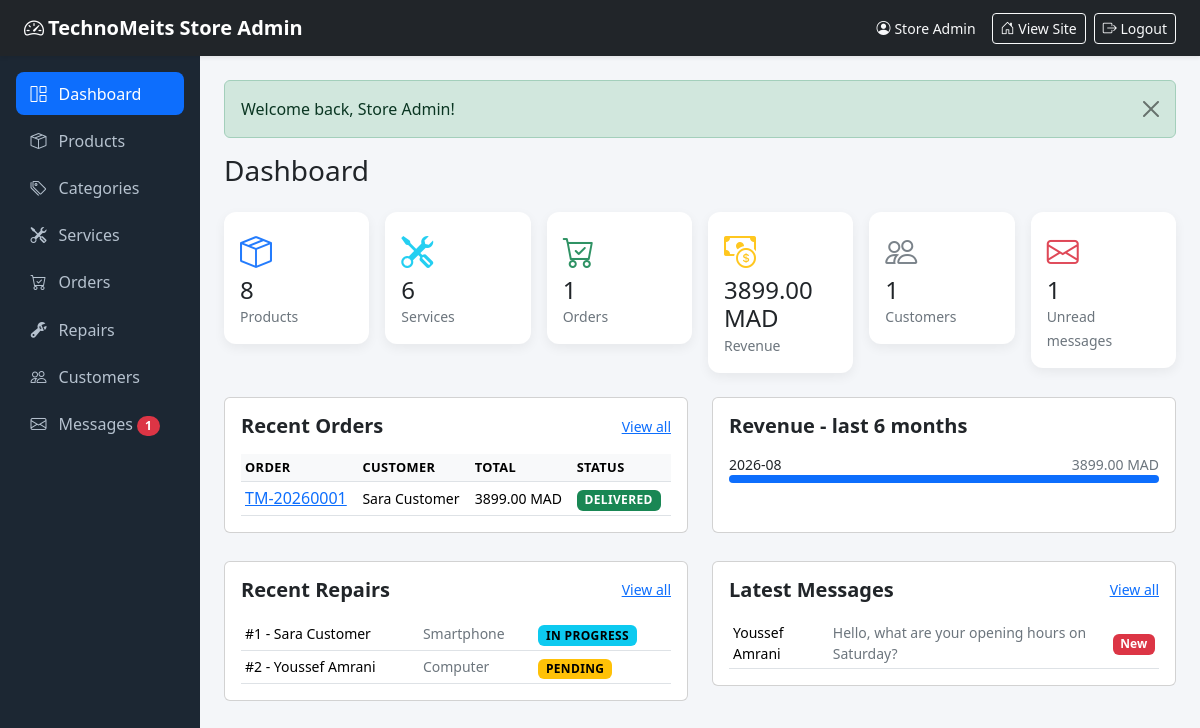
Screenshot of /public/admin (signed in) with the database file from the repository.
### tables this page shows
CREATE TABLE orders (
    id               INT UNSIGNED AUTO_INCREMENT PRIMARY KEY,
    order_number     VARCHAR(20) NOT NULL UNIQUE,
    user_id          INT UNSIGNED DEFAULT NULL,
    customer_name    VARCHAR(100) NOT NULL,
    customer_email   VARCHAR(150) NOT NULL,
    customer_phone   VARCHAR(20)  NOT NULL,
    shipping_address VARCHAR(255) DEFAULT NULL,
    payment_method   ENUM('pay_in_store', 'cash_on_delivery') NOT NULL DEFAULT 'pay_in_store',
    status           ENUM('pending', 'confirmed', 'shipped', 'delivered', 'cancelled') NOT NULL DEFAULT 'pending',
    total            DECIMAL(10, 2) NOT NULL DEFAULT 0.00,
    notes            TEXT,
    created_at       TIMESTAMP NOT NULL DEFAULT CURRENT_TIMESTAMP,
    INDEX idx_orders_user (user_id),
    INDEX idx_orders_status (status),
    CONSTRAINT fk_orders_user
        FOREIGN KEY (user_id) REFERENCES users (id) ON DELETE SET NULL
);

CREATE TABLE repair_requests (
    id                INT UNSIGNED AUTO_INCREMENT PRIMARY KEY,
    user_id           INT UNSIGNED DEFAULT NULL,
    customer_name     VARCHAR(100) NOT NULL,
    customer_email    VARCHAR(150) NOT NULL,
    customer_phone    VARCHAR(20)  NOT NULL,
    device_type       VARCHAR(50)  NOT NULL,
    brand_model       VARCHAR(100) DEFAULT NULL,
    issue_description TEXT NOT NULL,
    status            ENUM('pending', 'in_progress', 'repaired', 'collected', 'cancelled') NOT NULL DEFAULT 'pending',
    created_at        TIMESTAMP NOT NULL DEFAULT CURRENT_TIMESTAMP,
    updated_at        TIMESTAMP NOT NULL DEFAULT CURRENT_TIMESTAMP ON UPDATE CURRENT_TIMESTAMP,
    INDEX idx_repairs_status (status),
    CONSTRAINT fk_repairs_user
        FOREIGN KEY (user_id) REFERENCES users (id) ON DELETE SET NULL
);

CREATE TABLE contact_messages (
    id         INT UNSIGNED AUTO_INCREMENT PRIMARY KEY,
    name       VARCHAR(100) NOT NULL,
    email      VARCHAR(150) NOT NULL,
    phone      VARCHAR(20)  DEFAULT NULL,
    subject    VARCHAR(150) DEFAULT NULL,
    message    TEXT NOT NULL,
    is_read    TINYINT(1) NOT NULL DEFAULT 0,
    created_at TIMESTAMP NOT NULL DEFAULT CURRENT_TIMESTAMP,
    INDEX idx_messages_read (is_read)
);

### app/controllers/admin/DashboardController.php (called while the page is built, shortened)
<?php
class DashboardController extends Controller
{
    public function index()
    {
        $orderModel = new Order();
        $this->adminView('admin/dashboard', [
            'title'       => 'Dashboard',
            'adminActive' => 'dashboard',
            'stats'       => [
                'products'    => (new Product())->count(),
                'services'    => (new Service())->count(),
                'orders'      => $orderModel->count(),
                'revenue'     => $orderModel->totalRevenue(),
                'customers'   => count((new User())->customers()),
                'repairs'     => (new RepairRequest())->count(),
                'unread'      => (new ContactMessage())->unreadCount(),
                'pending'     => ($orderModel->countByStatus()['pending'] ?? 0) + ($orderModel->countByStatus()['confirmed'] ?? 0),
            ],
            'recentOrders'   => $orderModel->recent(6),
            'recentRepairs'  => (new RepairRequest())->recent(6),
            'recentMessages' => (new ContactMessage())->recent(6),
            'revenueByMonth' => $orderModel->revenueByMonth(6),
        ]);
    }
}

### app/core/App.php (called while the page is built, shortened)
<?php
class App
{
    protected $controller;
    protected $method = 'index';
    public function __construct()
    {
        $url = $this->parseUrl();
        if (!empty($url) && strtolower($url[0]) === 'admin') {
            array_shift($url);
            $this->resolveAdmin($url);
        } else {
            $this->resolvePublic($url);
        }
        $this->params = array_values($url);
        call_user_func_array([$this->controller, $this->method], $this->params);
    }
    private function resolveAdmin(&$url)
    {
        $controllerName = !empty($url[0]) ? ucfirst(strtolower($url[0])) . 'Controller' : 'DashboardController';
        $class          = 'App\\Controllers\\Admin\\' . $controllerName;
        array_shift($url);
        $this->controller = class_exists($class) ? new $class() : new ErrorController();
        $this->method     = !empty($url[0]) ? strtolower(array_shift($url)) : 'index';
    }
    private function parseUrl()
    {
        if (isset($_GET['url'])) {
            $url = rtrim($_GET['url'], '/');
            $url = filter_var($url, FILTER_SANITIZE_URL);
            return explode('/', $url);
        }
        return [];
    }
}

### public/index.php (called while the page is built, shortened)
<?php
require_once APP_PATH . '/core/helpers.php';
new App();

### app/core/Database.php (called while the page is built, shortened)
<?php
class Database
{
    private $pdo;
    private function __construct()
    {
        $dsn = 'mysql:host=' . DB_HOST . ';port=' . DB_PORT . ';dbname=' . DB_NAME . ';charset=utf8mb4';
        try {
            $this->pdo = new PDO($dsn, DB_USER, DB_PASS, [
                PDO::ATTR_ERRMODE            => PDO::ERRMODE_EXCEPTION,
                PDO::ATTR_DEFAULT_FETCH_MODE => PDO::FETCH_ASSOC,
                PDO::ATTR_EMULATE_PREPARES   => false,
                PDO::ATTR_TIMEOUT            => 5,
            ]);
        } catch (PDOException $e) {
            http_response_code(500);
            die('Database connection failed: ' . htmlspecialchars($e->getMessage(), ENT_QUOTES, 'UTF-8'));
        }
    }
    public function run($sql, $params = [])
    {
        $stmt = $this->pdo->prepare($sql);
        $stmt->execute($params);
        return $stmt;
    }
    public function fetchAll($sql, $params = [])
    {
        return $this->run($sql, $params)->fetchAll();
    }
}

### app/models/Order.php (called while the page is built, shortened)
<?php
class Order extends Model
{
    public function recent($limit = 10)
    {
        return $this->db->fetchAll(
            "SELECT * FROM orders ORDER BY created_at DESC LIMIT {$limit}"
        );
    }
    public function revenueByMonth($limit = 6)
    {
        return $this->db->fetchAll(
            "SELECT DATE_FORMAT(created_at, '%Y-%m') AS month,
                    SUM(total) AS revenue,
                    COUNT(*) AS orders
             FROM orders
             WHERE status <> 'cancelled'
             GROUP BY month
             ORDER BY month DESC
             LIMIT {$limit}"
        );
    }
}

### app/models/RepairRequest.php (called while the page is built, shortened)
<?php
class RepairRequest extends Model
{
    public function recent($limit = 10)
    {
        return $this->db->fetchAll(
            "SELECT * FROM repair_requests ORDER BY created_at DESC LIMIT {$limit}"
        );
    }
}

### app/models/ContactMessage.php (called while the page is built, shortened)
<?php
class ContactMessage extends Model
{
    public function recent($limit = 10)
    {
        return $this->db->fetchAll(
            "SELECT * FROM contact_messages ORDER BY created_at DESC LIMIT {$limit}"
        );
    }
}

### app/views/admin/dashboard.php (the view, shortened to what this page needs)
<h1 class="h3 mb-4">Dashboard</h1>
<div class="row g-3 mb-4">
    <div class="col-6 col-md-4 col-xl-2">
        <div class="card stat-card">
            <div class="card-body">
                <i class="bi bi-box-seam stat-icon text-primary"></i>
                <div class="h4 mb-0"><?= (int) $stats['products'] ?></div>
                <span class="text-secondary small">Products</span>
            </div>
        </div>
    </div>
    <div class="col-6 col-md-4 col-xl-2">
        <div class="card stat-card">
            <div class="card-body">
                <i class="bi bi-tools stat-icon text-info"></i>
                <div class="h4 mb-0"><?= (int) $stats['services'] ?></div>
                <span class="text-secondary small">Services</span>
            </div>
        </div>
    </div>
    <div class="col-6 col-md-4 col-xl-2">
        <div class="card stat-card">
            <div class="card-body">
                <i class="bi bi-cart-check stat-icon text-success"></i>
                <div class="h4 mb-0"><?= (int) $stats['orders'] ?></div>
                <span class="text-secondary small">Orders</span>
            </div>
        </div>
    </div>
    <div class="col-6 col-md-4 col-xl-2">
        <div class="card stat-card">
            <div class="card-body">
                <i class="bi bi-cash-coin stat-icon text-warning"></i>
                <div class="h4 mb-0"><?= money($stats['revenue']) ?></div>
                <span class="text-secondary small">Revenue</span>
            </div>
        </div>
    </div>
    <div class="col-6 col-md-4 col-xl-2">
        <div class="card stat-card">
            <div class="card-body">
                <i class="bi bi-people stat-icon text-secondary"></i>
                <div class="h4 mb-0"><?= (int) $stats['customers'] ?></div>
                <span class="text-secondary small">Customers</span>
            </div>
        </div>
    </div>
    <div class="col-6 col-md-4 col-xl-2">
        <div class="card stat-card">
            <div class="card-body">
                <i class="bi bi-envelope stat-icon text-danger"></i>
                <div class="h4 mb-0"><?= (int) $stats['unread'] ?></div>
                <span class="text-secondary small">Unread messages</span>
            </div>
        </div>
    </div>
</div>
<div class="row g-4">
    <div class="col-lg-6">
        <div class="card p-3 h-100">
            <div class="d-flex justify-content-between align-items-center mb-3">
                <h5 class="mb-0 fw-bold">Recent Orders</h5>
                <a href="<?= url('admin/orders') ?>" class="small">View all</a>
            </div>
            <div class="table-responsive">
                <table class="table table-sm align-middle mb-0">
                    <thead>
                        <tr>
                            <th>Order</th>
                            <th>Customer</th>
                            <th>Total</th>
                            <th>Status</th>
                        </tr>
                    </thead>
                    <tbody>
                        <?php foreach ($recentOrders as $order): ?>
                            <tr>
                                <td><a href="<?= url('admin/orders/show/' . $order['id']) ?>"><?= e($order['order_number']) ?></a></td>
                                <td class="small"><?= e($order['customer_name']) ?></td>
                                <td class="small"><?= money($order['total']) ?></td>
                                <td><?= statusBadge($order['status']) ?></td>
                            </tr>
                        <?php endforeach; ?>
                    </tbody>
                </table>
            </div>
        </div>
    </div>
    <div class="col-lg-6">
        <div class="card p-3 h-100">
            <h5 class="fw-bold mb-3">Revenue - last 6 months</h5>
            <?php
                $rows = array_reverse($revenueByMonth);
                $max  = max(array_map(fn($r) => (float) $r['revenue'], $rows) ?: [1]);
            ?>
            <?php foreach ($rows as $row): ?>
                <div class="mb-2">
                    <div class="d-flex justify-content-between small">
                        <span><?= e($row['month']) ?></span>
                        <span class="text-secondary"><?= money($row['revenue']) ?></span>
                    </div>
                    <div class="progress" style="height:8px">
                        <div class="progress-bar" style="width: <?= max(2, (float) $row['revenue'] / $max * 100) ?>%"></div>
                    </div>
                </div>
            <?php endforeach; ?>
        </div>
    </div>
</div>
<div class="row g-4 mt-1">
    <div class="col-lg-6">
        <div class="card p-3">
            <div class="d-flex justify-content-between align-items-center mb-3">
                <h5 class="mb-0 fw-bold">Recent Repairs</h5>
                <a href="<?= url('admin/repairs') ?>" class="small">View all</a>
            </div>
            <div class="table-responsive">
                <table class="table table-sm align-middle mb-0">
                    <tbody>
                        <?php foreach ($recentRepairs as $request): ?>
                            <tr>
                                <td class="small">#<?= (int) $request['id'] ?> - <?= e($request['customer_name']) ?></td>
                                <td class="small text-secondary"><?= e(ucfirst($request['device_type'])) ?></td>
                                <td><?= statusBadge($request['status']) ?></td>
                            </tr>
                        <?php endforeach; ?>
                    </tbody>
                </table>
            </div>
        </div>
    </div>
    <div class="col-lg-6">
        <div class="card p-3">
            <div class="d-flex justify-content-between align-items-center mb-3">
                <h5 class="mb-0 fw-bold">Latest Messages</h5>
                <a href="<?= url('admin/messages') ?>" class="small">View all</a>
            </div>
            <div class="table-responsive">
                <table class="table table-sm align-middle mb-0">
                    <tbody>
                        <?php foreach ($recentMessages as $message): ?>
                            <tr>
                                <td class="small"><?= e($message['name']) ?></td>
                                <td class="small text-secondary"><?= e(mb_strimwidth($message['message'], 0, 50, '...')) ?></td>
                                <td>
                                    <?php if (!$message['is_read']): ?><span class="badge text-bg-danger">New</span><?php endif; ?>
                                </td>
                            </tr>
                        <?php endforeach; ?>
                    </tbody>
                </table>
            </div>
        </div>
    </div>
</div>

### app/core/helpers.php (shortened to what this page needs)
<?php
function e($value)
{
    return htmlspecialchars((string) $value, ENT_QUOTES, 'UTF-8');
}
function url($path = '')
{
    return BASE_URL . ltrim($path, '/');
}
function money($amount)
{
    return number_format((float) $amount, 2, '.', '') . ' ' . CURRENCY;
}
function statusBadge($status)
{
    $map = [
        'pending'     => 'warning',
        'confirmed'   => 'primary',
        'in_progress' => 'info',
        'shipped'     => 'info',
        'repaired'    => 'success',
        'delivered'   => 'success',
        'collected'   => 'secondary',
        'cancelled'   => 'danger',
    ];
    $class = $map[$status] ?? 'secondary';
    $label = ucwords(str_replace('_', ' ', $status));
    return '<span class="badge status-badge text-bg-' . $class . '">' . e($label) . '</span>';
}

### public/assets/css/style.css (style rules this page uses)
:root { --brand-color: #0d6efd; --brand-dark: #0b5ed7; }
body { font-family: system-ui, -apple-system, "Segoe UI", Roboto, sans-serif; overflow-x: hidden; }
.status-badge { font-size: 0.75rem; text-transform: uppercase; letter-spacing: 0.03em; }
.admin-body { background: #f4f6f9; }
.stat-card { border-radius: 0.75rem; border: none; box-shadow: 0 0.25rem 0.75rem rgba(0, 0, 0, 0.06); }
.stat-card .stat-icon { font-size: 2rem; opacity: 0.9; }
.table thead th { font-size: 0.8rem; text-transform: uppercase; letter-spacing: 0.03em; background: #f8f9fa; }

### rows the page displays
orders: order_number "TM-20260001", customer_name "Sara Customer", total "3899.00 MAD", status "DELIVERED"
repair_requests: id "1", customer_name "Sara Customer", device_type "Smartphone", status "IN PROGRESS"
repair_requests: id "2", customer_name "Youssef Amrani", device_type "Computer", status "PENDING"
contact_messages: name "Youssef Amrani", message "Hello, what are your opening hours on Saturday?", is_read "New"

### other values shown
APP_NAME "TechnoMeits Store"
currentUser()['name'] "Store Admin"
$unread "1"
$alert['message'] "Welcome back, Store Admin!"
$stats['products'] "8"
$stats['services'] "6"
$stats['orders'] "1"
money($stats['revenue']) "3899.00 MAD"
$stats['customers'] "1"
$stats['unread'] "1"
$row['month'] "2026-08"
money($row['revenue']) "3899.00 MAD"
